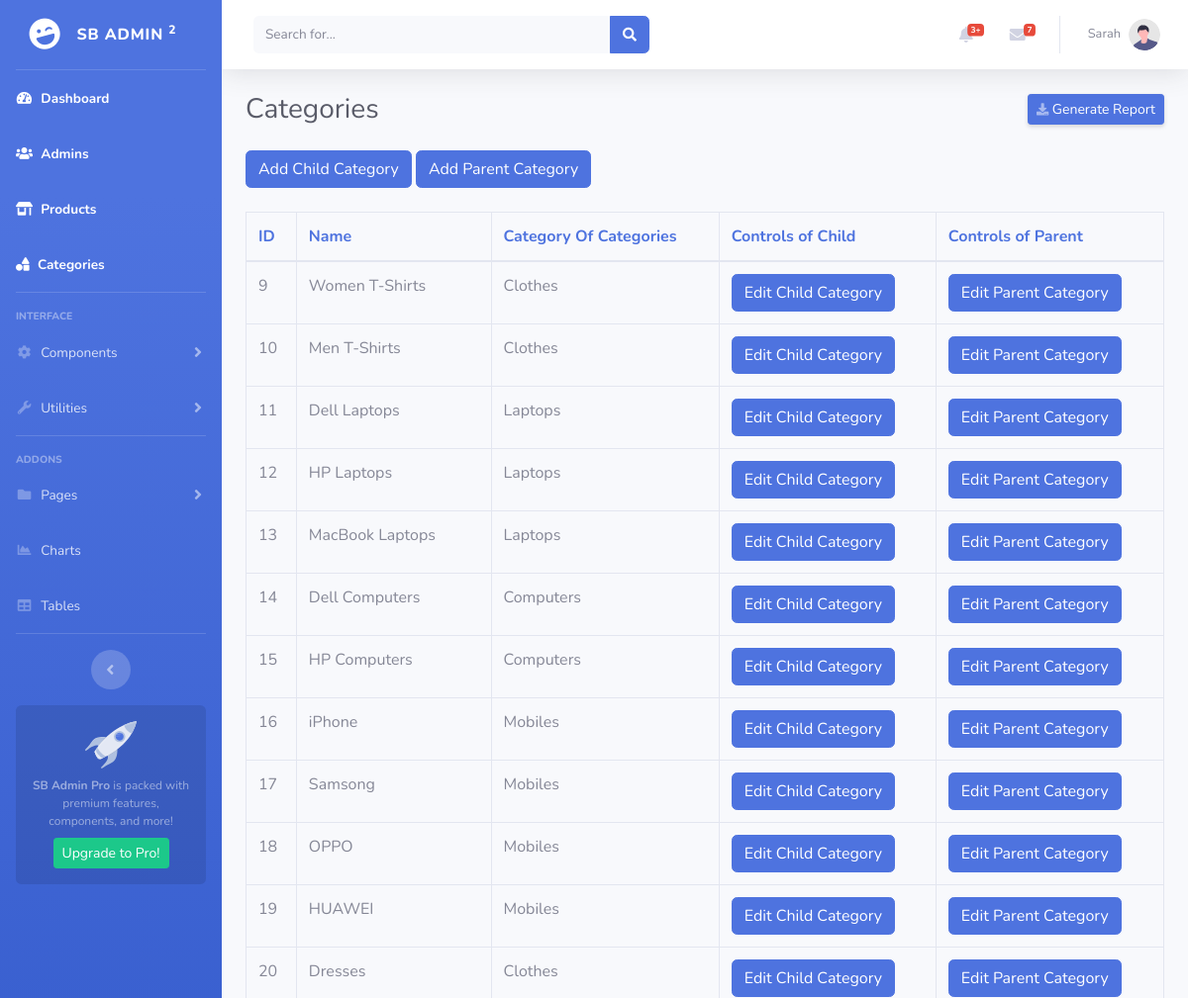
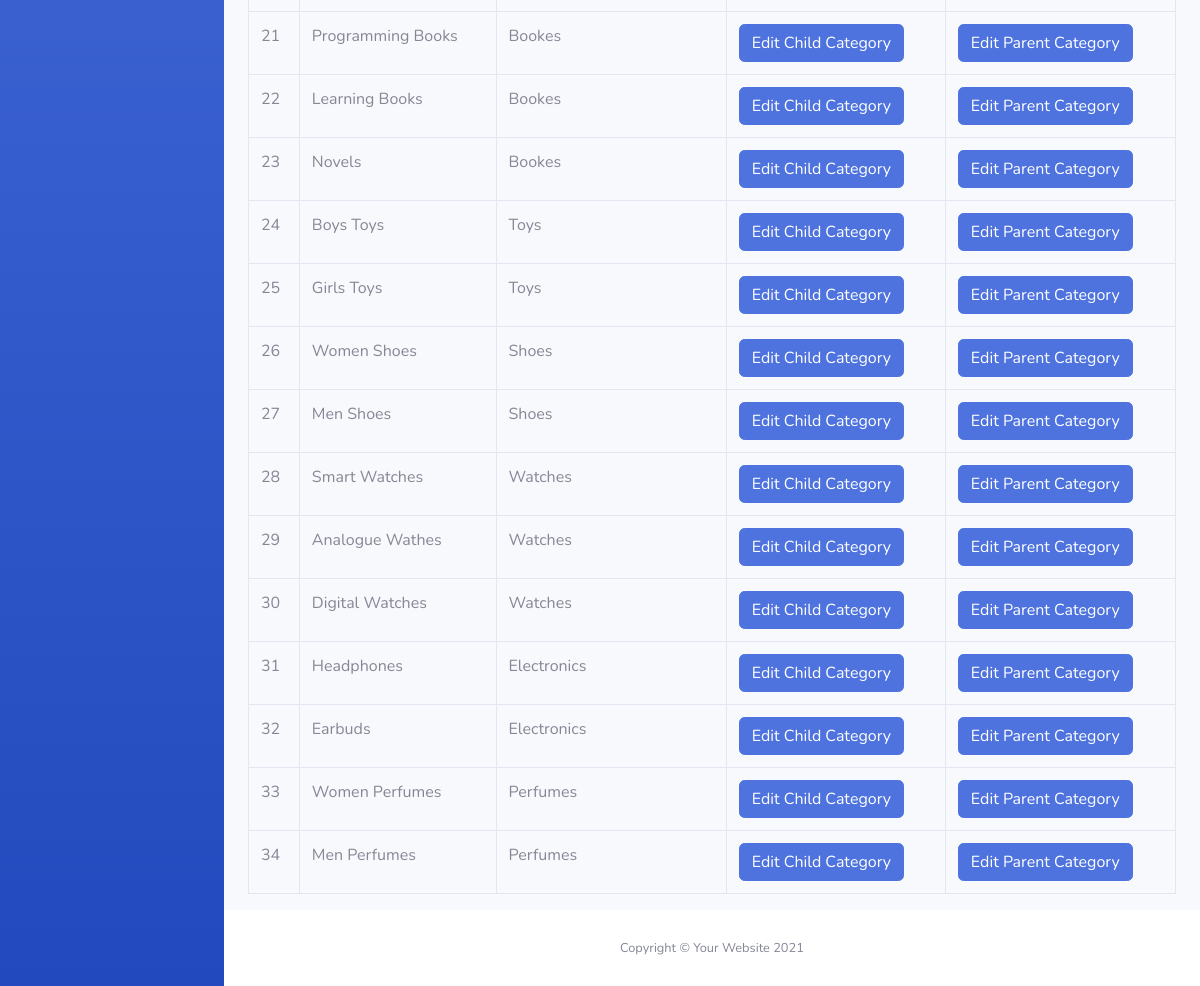
The app's page /admin/categories.php (signed in) with its own data (2 pictures, top to bottom).
### tables this page shows
CREATE TABLE `categories_from_category` (
  `id` int(11) NOT NULL,
  `name` varchar(255) NOT NULL,
  `cat_id` int(11) NOT NULL
);

### admin/Design/Child Categories/veiw.php (the view, shortened to what this page needs)
<a class="btn btn-primary" href="?action=addChild">Add Child Category</a>
<a class="btn btn-primary" href="?action=addParent">Add Parent Category</a>
<br><br>
<table  class="table table-bordered" id="dataTable" width="100%" cellspacing="0">
  <thead>
    <tr class="text-primary">
    <th>ID</th>
    <th>Name</th>
    <th>Category Of Categories</th>
    <th>Controls of Child</th>
    <th>Controls of Parent</th>
    </tr>
  </thead>
  <tbody>
    <?php
      include_once "Function/connection.php";
      $select = "SELECT * From categories_from_category child_cat LEFT JOIN (SELECT name AS parent_name , id AS parent_id FROM categories) AS parent_cat ON child_cat.cat_id = parent_cat.parent_id";
      $categories = $conn -> query($select);
      foreach($categories as $category) {
    ?>
    <tr>
      <td><?= $category['id'] ?></td>
      <td><?= $category['name'] ?></td>
      <td><?= $category['parent_name'] ?></td>
      <td>
        <a class="btn btn-primary" href="?action=editChild&id=<?=$category["id"]?>">Edit Child Category</a>
      </td>
      <td>
        <a class="btn btn-primary" href="?action=editParent&id=<?=$category["parent_id"]?>">Edit Parent Category</a>
      </td>
    </tr>
    <?php } ?>
  </tbody>
</table>

### records on screen
categories_from_category: id "9", name "Women T-Shirts", parent_name "Clothes"
categories_from_category: id "10", name "Men T-Shirts", parent_name "Clothes"
categories_from_category: id "11", name "Dell Laptops", parent_name "Laptops"
categories_from_category: id "12", name "HP Laptops", parent_name "Laptops"
categories_from_category: id "13", name "MacBook Laptops", parent_name "Laptops"
categories_from_category: id "14", name "Dell Computers", parent_name "Computers"
categories_from_category: id "15", name "HP Computers", parent_name "Computers"
categories_from_category: id "16", name "iPhone", parent_name "Mobiles"
categories_from_category: id "17", name "Samsong", parent_name "Mobiles"
categories_from_category: id "18", name "OPPO", parent_name "Mobiles"
categories_from_category: id "19", name "HUAWEI", parent_name "Mobiles"
categories_from_category: id "20", name "Dresses", parent_name "Clothes"
categories_from_category: id "21", name "Programming Books", parent_name "Bookes"
categories_from_category: id "22", name "Learning Books", parent_name "Bookes"
categories_from_category: id "23", name "Novels", parent_name "Bookes"
categories_from_category: id "24", name "Boys Toys", parent_name "Toys"
categories_from_category: id "25", name "Girls Toys", parent_name "Toys"
categories_from_category: id "26", name "Women Shoes", parent_name "Shoes"
categories_from_category: id "27", name "Men Shoes", parent_name "Shoes"
categories_from_category: id "28", name "Smart Watches", parent_name "Watches"
categories_from_category: id "29", name "Analogue Wathes", parent_name "Watches"
categories_from_category: id "30", name "Digital Watches", parent_name "Watches"
categories_from_category: id "31", name "Headphones", parent_name "Electronics"
categories_from_category: id "32", name "Earbuds", parent_name "Electronics"
categories_from_category: id "33", name "Women Perfumes", parent_name "Perfumes"
categories_from_category: id "34", name "Men Perfumes", parent_name "Perfumes"

### other values on screen
$_SESSION["log_name"] "Sarah"
